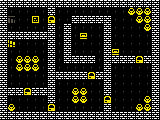

A 2D game scene composited from a Tiled map and its tileset images. What follows is a short description and the map's XML, with every tile layer's data as written:
An orthogonal 20x15 tile map with 8x8 px tiles, 1 tile layer (level1).

<map version="1.10" tiledversion="1.10.1" orientation="orthogonal" renderorder="left-up" width="20" height="15" tilewidth="8" tileheight="8" infinite="0" nextlayerid="2" nextobjectid="1">
 <editorsettings>
  <export target="../src/assets/json/map.json" format="json" />
 </editorsettings>
 <tileset firstgid="1" name="decorations" tilewidth="8" tileheight="8" tilecount="9" columns="9">
  <image source="../../src/assets/img/decorations.png" width="72" height="8" />
  <tile id="0">
   <properties>
    <property name="solid" type="bool" value="true" />
   </properties>
  </tile>
  <tile id="4">
   <properties>
    <property name="interactive" type="bool" value="true" />
    <property name="solid" type="bool" value="true" />
   </properties>
  </tile>
  <tile id="5">
   <properties>
    <property name="interactive" type="bool" value="true" />
    <property name="solid" type="bool" value="true" />
   </properties>
  </tile>
  <tile id="6">
   <properties>
    <property name="interactive" type="bool" value="true" />
    <property name="solid" type="bool" value="true" />
   </properties>
  </tile>
  <tile id="7">
   <properties>
    <property name="interactive" type="bool" value="true" />
    <property name="solid" type="bool" value="true" />
   </properties>
  </tile>
 </tileset>
 <layer id="1" name="level1" width="20" height="15">
  <data encoding="csv">
1,1,1,1,1,1,1,1,1,1,1,1,1,1,1,1,1,1,1,1,
1,2,2,2,2,2,1,2,2,2,2,2,2,2,2,2,6,6,6,1,
1,4,2,2,7,2,5,2,2,1,1,1,1,1,2,2,2,6,6,1,
1,2,2,2,2,2,1,2,1,2,2,2,2,1,2,2,2,2,6,1,
1,1,1,1,1,1,1,2,1,2,8,2,2,1,2,2,2,2,2,1,
1,3,2,2,2,2,1,2,1,2,2,2,2,1,2,2,2,2,2,1,
1,2,2,2,2,2,1,2,1,2,2,2,2,1,8,2,2,2,2,1,
1,2,6,6,6,2,1,2,1,1,1,1,2,1,1,1,1,5,1,1,
1,2,6,6,6,2,1,2,2,2,2,2,2,1,2,2,2,2,2,1,
1,2,2,2,2,2,1,1,1,1,1,5,1,1,2,2,2,2,2,1,
1,2,2,2,2,2,1,2,2,2,2,2,2,1,2,2,2,2,2,1,
1,1,1,5,1,1,1,2,2,6,6,2,2,1,2,2,2,2,2,1,
1,2,2,2,2,2,1,2,2,6,6,2,2,5,2,2,2,2,6,1,
1,6,2,2,2,2,5,2,2,2,2,2,2,1,2,2,2,6,6,1,
1,1,1,1,1,1,1,1,1,1,1,1,1,1,1,1,1,1,1,1
</data>
 </layer>
</map>